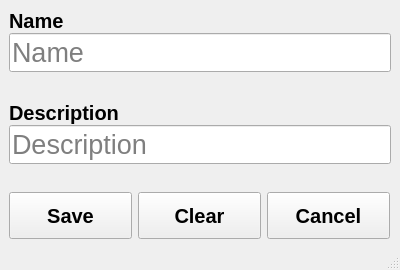
<?xml version="1.0" encoding="UTF-8"?>
<ui version="4.0">
 <class>createBrandWindow</class>
 <widget class="QMainWindow" name="createBrandWindow">
  <property name="geometry">
   <rect>
    <x>0</x>
    <y>0</y>
    <width>400</width>
    <height>270</height>
   </rect>
  </property>
  <property name="minimumSize">
   <size>
    <width>400</width>
    <height>270</height>
   </size>
  </property>
  <property name="maximumSize">
   <size>
    <width>400</width>
    <height>270</height>
   </size>
  </property>
  <property name="windowTitle">
   <string>Create brand</string>
  </property>
  <widget class="QWidget" name="fieldsLayout">
   <layout class="QVBoxLayout" name="verticalLayout">
    <item>
     <layout class="QVBoxLayout" name="nameLayout">
      <property name="spacing">
       <number>0</number>
      </property>
      <item>
       <widget class="QLabel" name="firstNameLabel">
        <property name="sizePolicy">
         <sizepolicy hsizetype="Expanding" vsizetype="Preferred">
          <horstretch>0</horstretch>
          <verstretch>0</verstretch>
         </sizepolicy>
        </property>
        <property name="minimumSize">
         <size>
          <width>0</width>
          <height>10</height>
         </size>
        </property>
        <property name="font">
         <font>
          <pointsize>15</pointsize>
          <bold>true</bold>
         </font>
        </property>
        <property name="text">
         <string>Name</string>
        </property>
       </widget>
      </item>
      <item>
       <widget class="ValidatedLineEditor" name="nameLineEdit">
        <property name="sizePolicy">
         <sizepolicy hsizetype="Expanding" vsizetype="Preferred">
          <horstretch>0</horstretch>
          <verstretch>0</verstretch>
         </sizepolicy>
        </property>
        <property name="minimumSize">
         <size>
          <width>100</width>
          <height>20</height>
         </size>
        </property>
        <property name="font">
         <font>
          <pointsize>20</pointsize>
          <bold>false</bold>
         </font>
        </property>
        <property name="text">
         <string/>
        </property>
        <property name="placeholderText">
         <string>Name</string>
        </property>
       </widget>
      </item>
      <item>
       <widget class="QLabel" name="nameLabelInfo">
        <property name="sizePolicy">
         <sizepolicy hsizetype="Preferred" vsizetype="Preferred">
          <horstretch>0</horstretch>
          <verstretch>0</verstretch>
         </sizepolicy>
        </property>
        <property name="minimumSize">
         <size>
          <width>0</width>
          <height>10</height>
         </size>
        </property>
        <property name="font">
         <font>
          <pointsize>10</pointsize>
          <bold>false</bold>
         </font>
        </property>
        <property name="text">
         <string/>
        </property>
        <property name="textFormat">
         <enum>Qt::PlainText</enum>
        </property>
       </widget>
      </item>
     </layout>
    </item>
    <item>
     <layout class="QVBoxLayout" name="descriptionLayout">
      <property name="spacing">
       <number>0</number>
      </property>
      <item>
       <widget class="QLabel" name="descriptionLabel">
        <property name="sizePolicy">
         <sizepolicy hsizetype="Expanding" vsizetype="Preferred">
          <horstretch>0</horstretch>
          <verstretch>0</verstretch>
         </sizepolicy>
        </property>
        <property name="minimumSize">
         <size>
          <width>0</width>
          <height>10</height>
         </size>
        </property>
        <property name="font">
         <font>
          <pointsize>15</pointsize>
          <bold>true</bold>
         </font>
        </property>
        <property name="text">
         <string>Description</string>
        </property>
       </widget>
      </item>
      <item>
       <widget class="ValidatedLineEditor" name="descriptionLineEdit">
        <property name="sizePolicy">
         <sizepolicy hsizetype="Expanding" vsizetype="Preferred">
          <horstretch>0</horstretch>
          <verstretch>0</verstretch>
         </sizepolicy>
        </property>
        <property name="minimumSize">
         <size>
          <width>100</width>
          <height>20</height>
         </size>
        </property>
        <property name="font">
         <font>
          <pointsize>20</pointsize>
          <bold>false</bold>
         </font>
        </property>
        <property name="text">
         <string/>
        </property>
        <property name="placeholderText">
         <string>Description</string>
        </property>
       </widget>
      </item>
      <item>
       <widget class="QLabel" name="descriptionLabelInfo">
        <property name="sizePolicy">
         <sizepolicy hsizetype="Preferred" vsizetype="Preferred">
          <horstretch>0</horstretch>
          <verstretch>0</verstretch>
         </sizepolicy>
        </property>
        <property name="minimumSize">
         <size>
          <width>0</width>
          <height>10</height>
         </size>
        </property>
        <property name="font">
         <font>
          <pointsize>10</pointsize>
          <bold>false</bold>
         </font>
        </property>
        <property name="text">
         <string/>
        </property>
        <property name="textFormat">
         <enum>Qt::PlainText</enum>
        </property>
       </widget>
      </item>
     </layout>
    </item>
    <item>
     <layout class="QHBoxLayout" name="horizontalLayout">
      <item>
       <widget class="QPushButton" name="save_btn">
        <property name="sizePolicy">
         <sizepolicy hsizetype="Preferred" vsizetype="Preferred">
          <horstretch>0</horstretch>
          <verstretch>0</verstretch>
         </sizepolicy>
        </property>
        <property name="maximumSize">
         <size>
          <width>123</width>
          <height>47</height>
         </size>
        </property>
        <property name="font">
         <font>
          <pointsize>15</pointsize>
          <bold>true</bold>
          <underline>false</underline>
          <strikeout>false</strikeout>
         </font>
        </property>
        <property name="text">
         <string>Save</string>
        </property>
       </widget>
      </item>
      <item>
       <widget class="QPushButton" name="clear_btn">
        <property name="sizePolicy">
         <sizepolicy hsizetype="Minimum" vsizetype="Preferred">
          <horstretch>0</horstretch>
          <verstretch>0</verstretch>
         </sizepolicy>
        </property>
        <property name="maximumSize">
         <size>
          <width>123</width>
          <height>47</height>
         </size>
        </property>
        <property name="font">
         <font>
          <pointsize>15</pointsize>
          <bold>true</bold>
          <underline>false</underline>
          <strikeout>false</strikeout>
         </font>
        </property>
        <property name="text">
         <string>Clear</string>
        </property>
       </widget>
      </item>
      <item>
       <widget class="QPushButton" name="cancel_btn">
        <property name="sizePolicy">
         <sizepolicy hsizetype="Minimum" vsizetype="Preferred">
          <horstretch>0</horstretch>
          <verstretch>0</verstretch>
         </sizepolicy>
        </property>
        <property name="maximumSize">
         <size>
          <width>123</width>
          <height>47</height>
         </size>
        </property>
        <property name="font">
         <font>
          <pointsize>15</pointsize>
          <bold>true</bold>
          <underline>false</underline>
          <strikeout>false</strikeout>
         </font>
        </property>
        <property name="text">
         <string>Cancel</string>
        </property>
       </widget>
      </item>
     </layout>
    </item>
   </layout>
  </widget>
  <widget class="QMenuBar" name="menubar">
   <property name="geometry">
    <rect>
     <x>0</x>
     <y>0</y>
     <width>400</width>
     <height>19</height>
    </rect>
   </property>
  </widget>
  <widget class="QStatusBar" name="statusbar"/>
 </widget>
 <customwidgets>
  <customwidget>
   <class>ValidatedLineEditor</class>
   <extends>QLineEdit</extends>
   <header location="global">validatedlineeditor.h</header>
  </customwidget>
 </customwidgets>
 <resources/>
 <connections/>
</ui>
